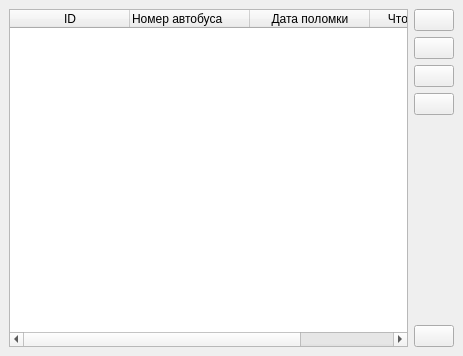
<?xml version="1.0" encoding="UTF-8"?>
<ui version="4.0">
 <class>MainWindow</class>
 <widget class="QMainWindow" name="MainWindow">
  <property name="geometry">
   <rect>
    <x>0</x>
    <y>0</y>
    <width>463</width>
    <height>356</height>
   </rect>
  </property>
  <property name="windowTitle">
   <string>Заведующий гаражом</string>
  </property>
  <property name="windowIcon">
   <iconset>
    <normaloff>icons/1403297645_User.png</normaloff>icons/1403297645_User.png</iconset>
  </property>
  <widget class="QWidget" name="centralwidget">
   <layout class="QHBoxLayout" name="horizontalLayout">
    <item>
     <widget class="QTableWidget" name="breaksTableWidget">
      <property name="toolTip">
       <string>&lt;html&gt;&lt;head/&gt;&lt;body&gt;&lt;p&gt;Поломки&lt;/p&gt;&lt;/body&gt;&lt;/html&gt;</string>
      </property>
      <attribute name="horizontalHeaderCascadingSectionResizes">
       <bool>false</bool>
      </attribute>
      <attribute name="horizontalHeaderDefaultSectionSize">
       <number>120</number>
      </attribute>
      <column>
       <property name="text">
        <string>ID</string>
       </property>
      </column>
      <column>
       <property name="text">
        <string>Номер автобуса</string>
       </property>
       <property name="textAlignment">
        <set>AlignJustify|AlignVCenter</set>
       </property>
      </column>
      <column>
       <property name="text">
        <string>Дата поломки</string>
       </property>
      </column>
      <column>
       <property name="text">
        <string>Что сломалось</string>
       </property>
      </column>
     </widget>
    </item>
    <item>
     <layout class="QVBoxLayout" name="verticalLayout">
      <item>
       <widget class="QPushButton" name="addPushButton">
        <property name="toolTip">
         <string>&lt;html&gt;&lt;head/&gt;&lt;body&gt;&lt;p&gt;Добавить поломку&lt;/p&gt;&lt;/body&gt;&lt;/html&gt;</string>
        </property>
        <property name="text">
         <string/>
        </property>
        <property name="icon">
         <iconset>
          <normaloff>icons/1403292182_Add.png</normaloff>icons/1403292182_Add.png</iconset>
        </property>
       </widget>
      </item>
      <item>
       <widget class="QPushButton" name="deletePushButton">
        <property name="toolTip">
         <string>&lt;html&gt;&lt;head/&gt;&lt;body&gt;&lt;p&gt;Удалить поломку&lt;/p&gt;&lt;/body&gt;&lt;/html&gt;</string>
        </property>
        <property name="text">
         <string/>
        </property>
        <property name="icon">
         <iconset>
          <normaloff>icons/1403362103_Delete.png</normaloff>icons/1403362103_Delete.png</iconset>
        </property>
       </widget>
      </item>
      <item>
       <widget class="QPushButton" name="editPushButton">
        <property name="toolTip">
         <string>&lt;html&gt;&lt;head/&gt;&lt;body&gt;&lt;p&gt;Редактировать поломку&lt;/p&gt;&lt;/body&gt;&lt;/html&gt;</string>
        </property>
        <property name="icon">
         <iconset>
          <normaloff>icons/1403292157_Edit.png</normaloff>icons/1403292157_Edit.png</iconset>
        </property>
       </widget>
      </item>
      <item>
       <widget class="QPushButton" name="refreshPushButton">
        <property name="toolTip">
         <string>&lt;html&gt;&lt;head/&gt;&lt;body&gt;&lt;p&gt;Обновить записи&lt;/p&gt;&lt;/body&gt;&lt;/html&gt;</string>
        </property>
        <property name="text">
         <string/>
        </property>
        <property name="icon">
         <iconset>
          <normaloff>icons/1403548171_Synchronize.png</normaloff>icons/1403548171_Synchronize.png</iconset>
        </property>
       </widget>
      </item>
      <item>
       <spacer name="verticalSpacer">
        <property name="orientation">
         <enum>Qt::Vertical</enum>
        </property>
        <property name="sizeHint" stdset="0">
         <size>
          <width>20</width>
          <height>40</height>
         </size>
        </property>
       </spacer>
      </item>
      <item>
       <widget class="QPushButton" name="exitPushButton">
        <property name="toolTip">
         <string>&lt;html&gt;&lt;head/&gt;&lt;body&gt;&lt;p&gt;Выход&lt;/p&gt;&lt;/body&gt;&lt;/html&gt;</string>
        </property>
        <property name="text">
         <string/>
        </property>
        <property name="icon">
         <iconset>
          <normaloff>icons/1403292146_Log Out.png</normaloff>icons/1403292146_Log Out.png</iconset>
        </property>
       </widget>
      </item>
     </layout>
    </item>
   </layout>
  </widget>
 </widget>
 <resources/>
 <connections/>
</ui>
